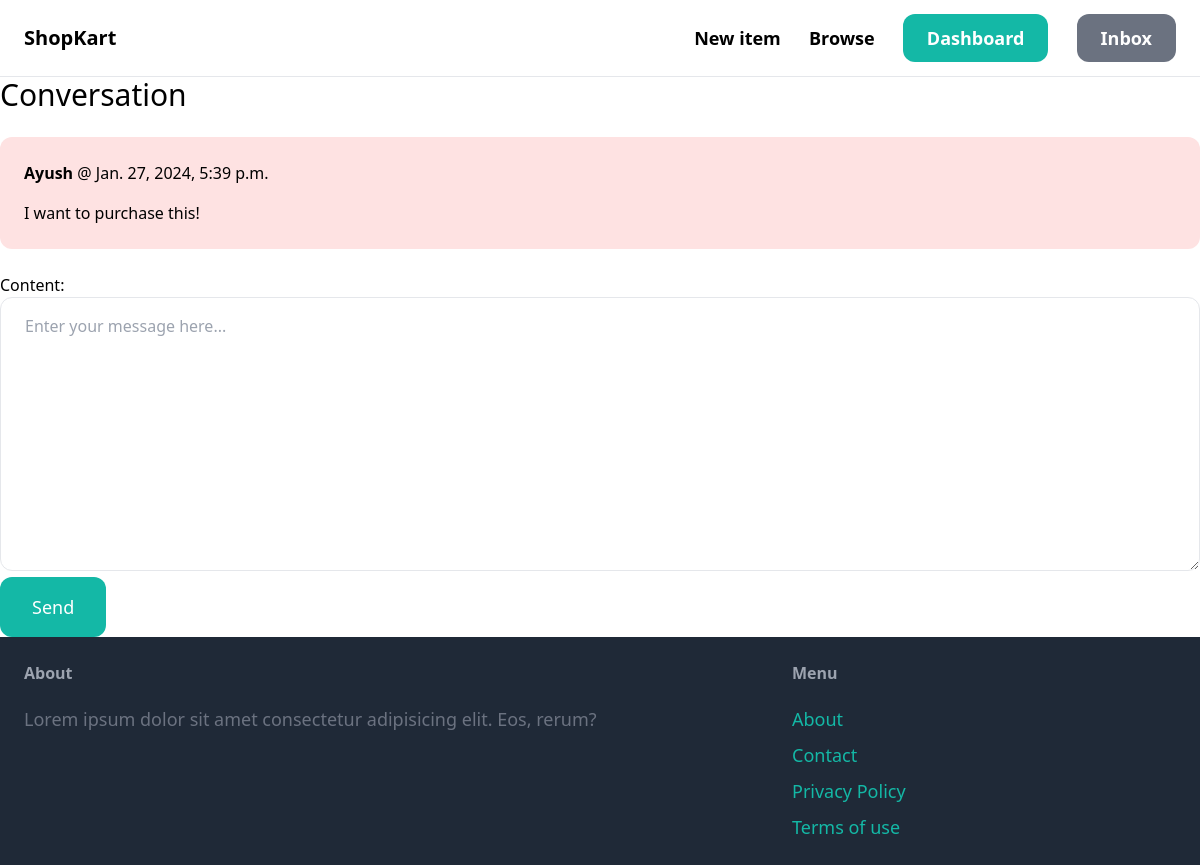
Page /inbox/1/ (signed in) on the earlier database version.
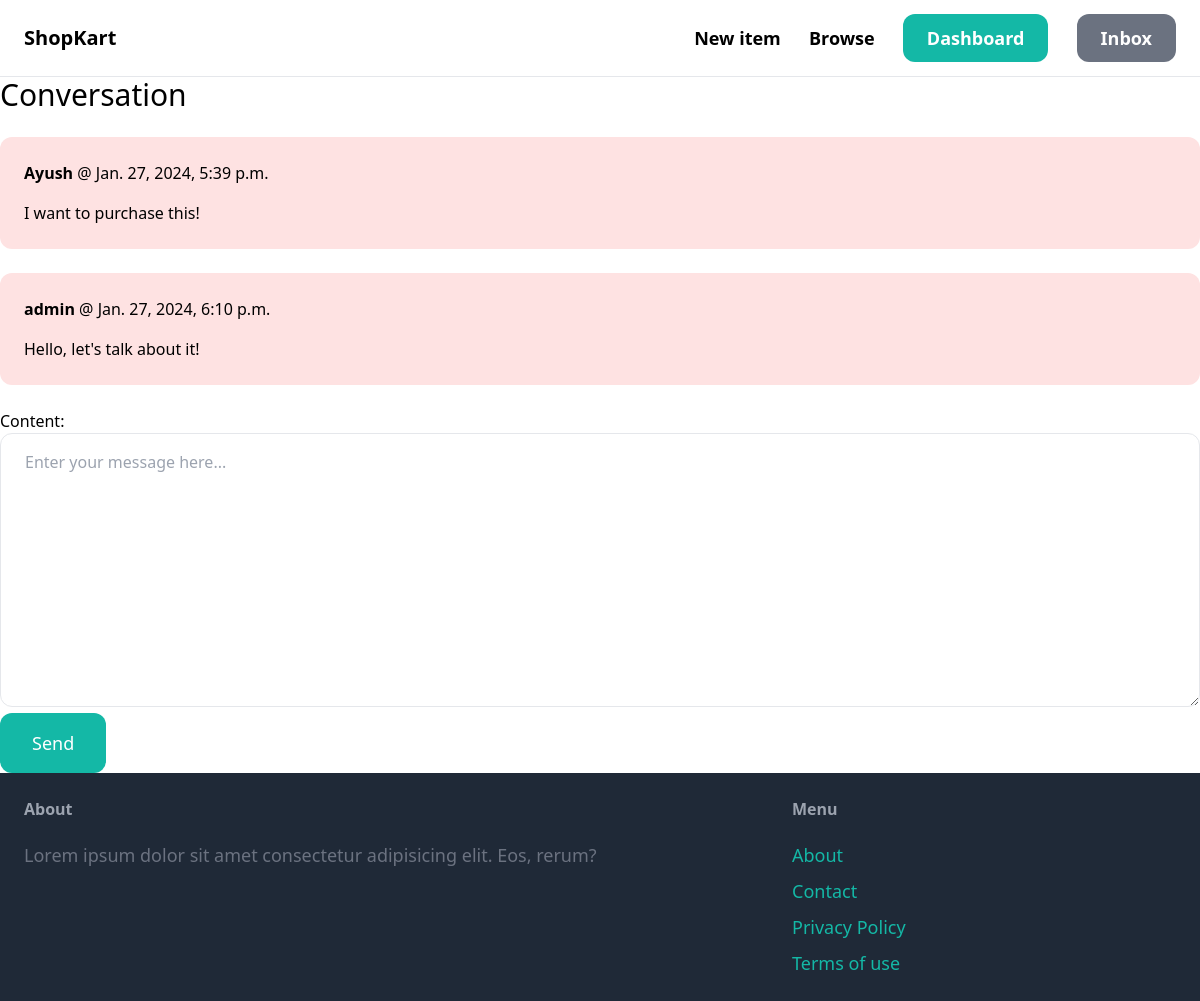
Same page on the later database version.
### conversation/models.py (models this page shows)
class ConversationMessage(models.Model):
    conversation = models.ForeignKey(Conversation, related_name = 'messages', on_delete = models.CASCADE)
    content = models.TextField()
    created_at = models.DateTimeField(auto_now_add=True)
    created_by = models.ForeignKey(User, related_name = 'created_messages', on_delete = models.CASCADE)

### conversation/views.py (the view)
# urls.py: path('<int:pk>/', views.detail, name='detail'),
@login_required
def detail(request, pk):
    conversation = get_object_or_404(Conversation, pk=pk, members=request.user)
    if request.method == 'POST':
        form = ConversationMessageForm(request.POST)
        if form.is_valid():
            conversation_message = form.save(commit=False)
            conversation_message.conversation = conversation
            conversation_message.created_by = request.user
            conversation_message.save()
            conversation.save()
            return redirect('conversation:detail', pk=pk)
    else:
        form = ConversationMessageForm
    return render(request, 'conversation/detail.html', {
        'conversation': conversation,
        'form': form,
    })

### conversation/templates/conversation/detail.html (shortened to what this page needs)
{% extends 'core/base.html' %}
{% block content %}
<h1 class="mb-6 text-3xl">Conversation</h1>
<div class="space-y-6">
    {% for message in conversation.messages.all %}
        <div class="p-6 flex {% if message.created_b == request.user %}bg-blue-100 {% else %}bg-red-100{% endif %} rounded-xl">
            <div>
                <p class="mb-4">
                    <strong>{{ message.created_by.username }}</strong> @ {{ message.created_at }}
                </p>
                <p>{{ message.content }}</p>
            </div>
        </div>
    {% endfor %}
</div>
<form action="." method="post" class="mt-6">
    {{ form.as_p }}
    <button class="py-4 px-8 text-lg bg-teal-500 hover:bg-teal-700 rounded-xl text-white">
        Send
    </button>
</form>
{% endblock %}

Differences in the rows shown:
added ConversationMessage: created_by.username "admin", created_at "Jan. 27, 2024, 6:10 p.m.", content "Hello, let's talk about it!"
